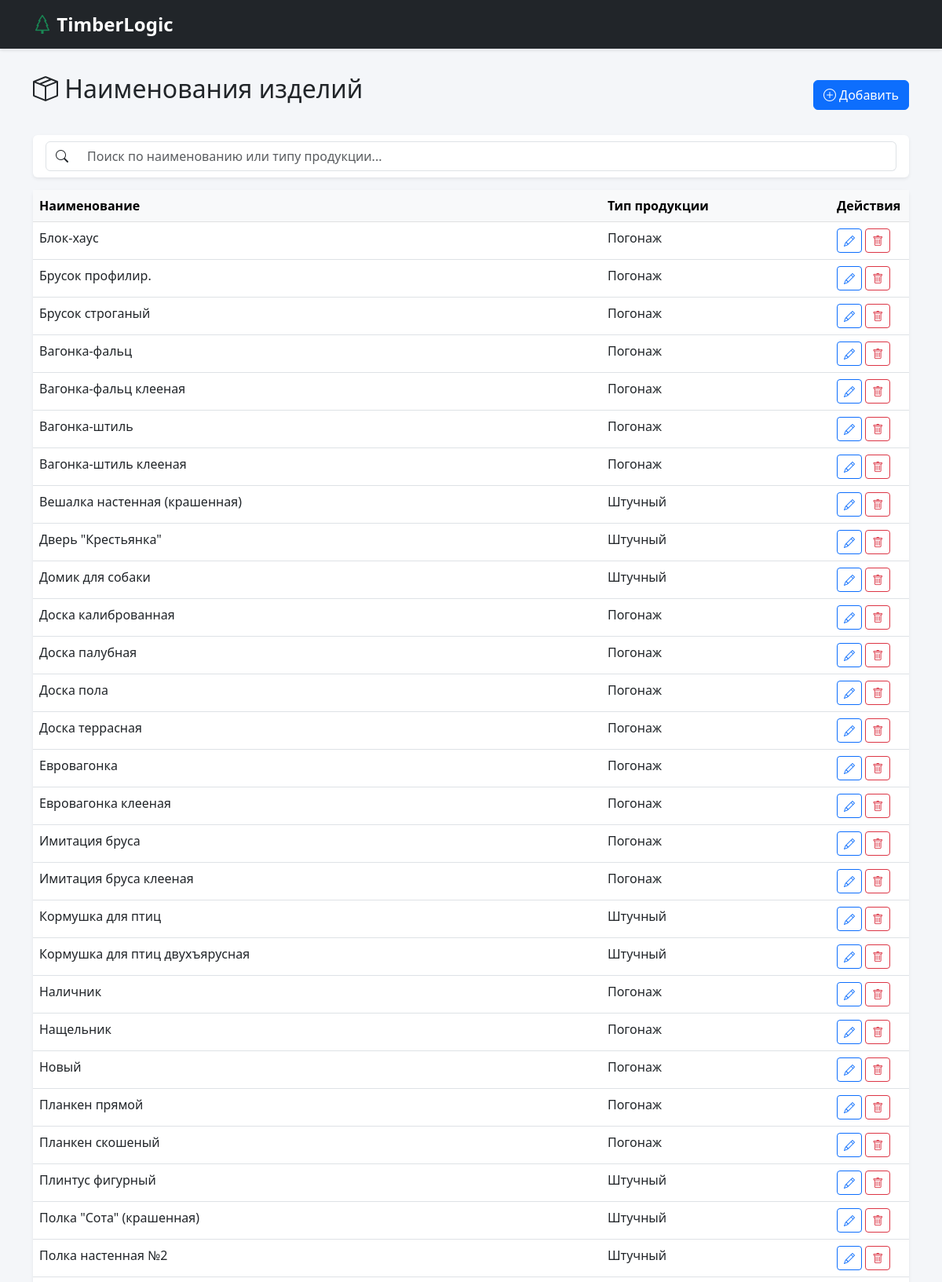
/directories/productname/ (upper part), run on the app's committed database.
### lumber_track/models.py (models this page shows, shortened)
class ProductName(models.Model):
    name = models.CharField(max_length=100, unique=True, verbose_name="Наименование")
    product_type = models.ForeignKey(ProductType, on_delete=models.PROTECT, verbose_name="Тип продукции")
    class Meta:
        verbose_name = "Наименование изделия"
        verbose_name_plural = "Наименования изделий"
        ordering = ['product_type', 'name', ]

class ProductType(models.Model):
    name = models.CharField(max_length=50, unique=True, verbose_name="Название")
    class Meta:
        verbose_name = "Тип продукции"
        verbose_name_plural = "Типы продукции"

### lumber_track/views.py (the view)
# urls.py: path('directories/productname/', views.productname_list, name='productname_list'),
def productname_list(request):
    items = ProductName.objects.all().select_related('product_type').order_by('name')
    product_types = ProductType.objects.all().order_by('name')
    context = {
        'title': 'Наименования изделий',
        'items': items,
        'product_types': product_types,
        'create_url': '/directories/productname/create/',
        'delete_url': 'lumber_track:productname_delete',
    }
    return render(request, 'lumber_track/directory_productname.html', context)

### lumber_track/templates/lumber_track/directory_productname.html (shortened to what this page needs)
{% extends 'lumber_track/base.html' %}
{% block content %}
<div class="row mb-4">
    <div class="col-12 d-flex justify-content-between align-items-center">
        <div>
            <h1 class="h2 mb-3">
               <i class="bi-box-seam"></i> {{ title }}
            </h1>
        </div>
        <div>
            <button type="button" class="btn btn-primary" data-bs-toggle="modal" data-bs-target="#addModal">
                <i class="bi bi-plus-circle"></i> Добавить
            </button>
        </div>
    </div>
</div>
<div class="row mb-3">
    <div class="col-12">
        <div class="card shadow-sm border-0">
            <div class="card-body py-2">
                <div class="input-group">
                    <span class="input-group-text bg-white">
                        <i class="bi bi-search"></i>
                    </span>
                    <input type="text"
                           class="form-control border-start-0"
                           id="searchInput"
                           placeholder="Поиск по наименованию или типу продукции...">
                </div>
            </div>
        </div>
    </div>
</div>
<div class="row">
    <div class="col-12">
        <div class="card shadow-sm border-0">
            <div class="card-body p-0">
                <div class="table-responsive">
                    <table class="table table-hover mb-0" id="itemsTable">
                        <thead class="table-light">
                            <tr>
                                <th>Наименование</th>
                                <th>Тип продукции</th>
                                <th style="width: 100px;">Действия</th>
                            </tr>
                        </thead>
                        <tbody id="tableBody">
                            {% for item in items %}
                            <tr data-search="{{ item.name|lower }} {{ item.product_type.name|lower }}">
                                <td>{{ item.name }}</td>
                                <td>{{ item.product_type.name }}</td>
                                <td>
                                    <button type="button"
                                            class="btn btn-sm btn-outline-primary edit-btn"
                                            data-id="{{ item.id }}"
                                            data-name="{{ item.name }}"
                                            data-type-id="{{ item.product_type.id }}"
                                            data-bs-toggle="modal"
                                            data-bs-target="#editModal">
                                        <i class="bi bi-pencil"></i>
                                    </button>
                                    <a href="{% url delete_url item.id %}"
                                       class="btn btn-sm btn-outline-danger"
                                       onclick="return confirm('Удалить запись «{{ item.name }}»?')">
                                        <i class="bi bi-trash"></i>
                                    </a>
                                </td>
                            </tr>
                            {% empty %}
                            <tr id="emptyRow">
                                <td colspan="3" class="text-center text-muted py-4">
                                    Нет записей. Нажмите "Добавить" для создания первой записи.
                                </td>
                            </tr>
                            {% endfor %}
                        </tbody>
                    </table>
                </div>
            </div>
        </div>
    </div>
</div>
{% endblock %}

### lumber_track/templates/lumber_track/base.html (style rules this page uses)
body { background-color: #f4f6f9; font-family: 'Segoe UI', Tahoma, Geneva, Verdana, sans-serif; }

### data on the page
ProductName: name "Блок-хаус", product_type.name "Погонаж"
ProductName: name "Брусок профилир.", product_type.name "Погонаж"
ProductName: name "Брусок строганый", product_type.name "Погонаж"
ProductName: name "Вагонка-фальц", product_type.name "Погонаж"
ProductName: name "Вагонка-фальц клееная", product_type.name "Погонаж"
ProductName: name "Вагонка-штиль", product_type.name "Погонаж"
ProductName: name "Вагонка-штиль клееная", product_type.name "Погонаж"
ProductName: name "Вешалка настенная (крашенная)", product_type.name "Штучный"
ProductName: name "Дверь \"Крестьянка\"", product_type.name "Штучный"
ProductName: name "Домик для собаки", product_type.name "Штучный"
ProductName: name "Доска калиброванная", product_type.name "Погонаж"
ProductName: name "Доска палубная", product_type.name "Погонаж"
ProductName: name "Доска пола", product_type.name "Погонаж"
ProductName: name "Доска террасная", product_type.name "Погонаж"
ProductName: name "Евровагонка", product_type.name "Погонаж"
ProductName: name "Евровагонка клееная", product_type.name "Погонаж"
ProductName: name "Имитация бруса", product_type.name "Погонаж"
ProductName: name "Имитация бруса клееная", product_type.name "Погонаж"
ProductName: name "Кормушка для птиц", product_type.name "Штучный"
ProductName: name "Кормушка для птиц двухъярусная", product_type.name "Штучный"
ProductName: name "Наличник", product_type.name "Погонаж"
ProductName: name "Нащельник", product_type.name "Погонаж"
ProductName: name "Новый", product_type.name "Погонаж"
ProductName: name "Планкен прямой", product_type.name "Погонаж"
ProductName: name "Планкен скошеный", product_type.name "Погонаж"
ProductName: name "Плинтус фигурный", product_type.name "Штучный"
ProductName: name "Полка \"Сота\" (крашенная)", product_type.name "Штучный"
ProductName: name "Полка настенная №2", product_type.name "Штучный"

### other printed values
{{ title }} "Наименования изделий"
